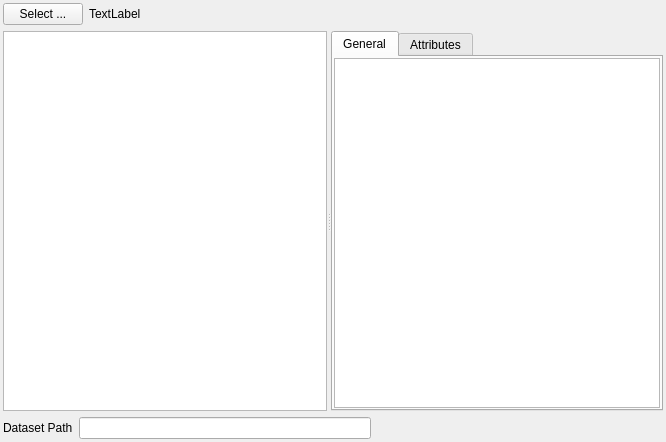
<?xml version="1.0" encoding="UTF-8"?>
<ui version="4.0">
 <class>ImportHDF5FileWidget</class>
 <widget class="QWidget" name="ImportHDF5FileWidget">
  <property name="geometry">
   <rect>
    <x>0</x>
    <y>0</y>
    <width>666</width>
    <height>442</height>
   </rect>
  </property>
  <property name="windowTitle">
   <string>Form</string>
  </property>
  <layout class="QVBoxLayout" name="verticalLayout" stretch="0,1,0">
   <property name="leftMargin">
    <number>3</number>
   </property>
   <property name="topMargin">
    <number>3</number>
   </property>
   <property name="rightMargin">
    <number>3</number>
   </property>
   <property name="bottomMargin">
    <number>3</number>
   </property>
   <item>
    <layout class="QHBoxLayout" name="horizontalLayout">
     <item>
      <widget class="QPushButton" name="selectBtn">
       <property name="text">
        <string>Select ...</string>
       </property>
      </widget>
     </item>
     <item>
      <widget class="QtSFSDropLabel" name="value">
       <property name="sizePolicy">
        <sizepolicy hsizetype="Expanding" vsizetype="Preferred">
         <horstretch>0</horstretch>
         <verstretch>0</verstretch>
        </sizepolicy>
       </property>
       <property name="mouseTracking">
        <bool>true</bool>
       </property>
       <property name="acceptDrops">
        <bool>true</bool>
       </property>
       <property name="styleSheet">
        <string notr="true"/>
       </property>
       <property name="text">
        <string>TextLabel</string>
       </property>
      </widget>
     </item>
     <item>
      <spacer name="horizontalSpacer">
       <property name="orientation">
        <enum>Qt::Horizontal</enum>
       </property>
       <property name="sizeHint" stdset="0">
        <size>
         <width>40</width>
         <height>20</height>
        </size>
       </property>
      </spacer>
     </item>
    </layout>
   </item>
   <item>
    <widget class="QtSSplitter" name="splitter">
     <property name="orientation">
      <enum>Qt::Horizontal</enum>
     </property>
     <widget class="QTreeView" name="hdfTreeView">
      <property name="minimumSize">
       <size>
        <width>0</width>
        <height>0</height>
       </size>
      </property>
      <property name="maximumSize">
       <size>
        <width>65654</width>
        <height>16777215</height>
       </size>
      </property>
      <property name="mouseTracking">
       <bool>true</bool>
      </property>
      <property name="contextMenuPolicy">
       <enum>Qt::ActionsContextMenu</enum>
      </property>
      <property name="editTriggers">
       <set>QAbstractItemView::EditKeyPressed</set>
      </property>
      <property name="alternatingRowColors">
       <bool>true</bool>
      </property>
      <property name="verticalScrollMode">
       <enum>QAbstractItemView::ScrollPerPixel</enum>
      </property>
      <property name="horizontalScrollMode">
       <enum>QAbstractItemView::ScrollPerPixel</enum>
      </property>
      <property name="uniformRowHeights">
       <bool>true</bool>
      </property>
      <property name="animated">
       <bool>false</bool>
      </property>
      <property name="headerHidden">
       <bool>true</bool>
      </property>
     </widget>
     <widget class="QTabWidget" name="tabWidget">
      <property name="currentIndex">
       <number>0</number>
      </property>
      <widget class="QWidget" name="general_tab">
       <attribute name="title">
        <string>General</string>
       </attribute>
       <layout class="QGridLayout">
        <property name="leftMargin">
         <number>1</number>
        </property>
        <property name="topMargin">
         <number>1</number>
        </property>
        <property name="rightMargin">
         <number>1</number>
        </property>
        <property name="bottomMargin">
         <number>1</number>
        </property>
        <item row="0" column="0">
         <widget class="QTableWidget" name="generalTable">
          <property name="editTriggers">
           <set>QAbstractItemView::NoEditTriggers</set>
          </property>
          <property name="alternatingRowColors">
           <bool>true</bool>
          </property>
          <property name="cornerButtonEnabled">
           <bool>false</bool>
          </property>
          <property name="columnCount">
           <number>0</number>
          </property>
         </widget>
        </item>
       </layout>
      </widget>
      <widget class="QWidget" name="attributes_tab">
       <attribute name="title">
        <string>Attributes</string>
       </attribute>
       <layout class="QGridLayout" name="_2">
        <property name="leftMargin">
         <number>0</number>
        </property>
        <property name="topMargin">
         <number>0</number>
        </property>
        <property name="rightMargin">
         <number>0</number>
        </property>
        <property name="bottomMargin">
         <number>0</number>
        </property>
        <item row="0" column="0">
         <widget class="QTableWidget" name="attributesTable">
          <property name="minimumSize">
           <size>
            <width>0</width>
            <height>100</height>
           </size>
          </property>
          <property name="alternatingRowColors">
           <bool>true</bool>
          </property>
          <property name="verticalScrollMode">
           <enum>QAbstractItemView::ScrollPerPixel</enum>
          </property>
          <property name="horizontalScrollMode">
           <enum>QAbstractItemView::ScrollPerPixel</enum>
          </property>
         </widget>
        </item>
       </layout>
      </widget>
     </widget>
    </widget>
   </item>
   <item>
    <layout class="QHBoxLayout" name="horizontalLayout_2">
     <item>
      <widget class="QLabel" name="label">
       <property name="text">
        <string>Dataset Path</string>
       </property>
      </widget>
     </item>
     <item>
      <widget class="QLineEdit" name="dsetPathLE"/>
     </item>
     <item>
      <spacer name="horizontalSpacer_2">
       <property name="orientation">
        <enum>Qt::Horizontal</enum>
       </property>
       <property name="sizeHint" stdset="0">
        <size>
         <width>40</width>
         <height>20</height>
        </size>
       </property>
      </spacer>
     </item>
    </layout>
   </item>
  </layout>
 </widget>
 <customwidgets>
  <customwidget>
   <class>QtSSplitter</class>
   <extends>QSplitter</extends>
   <header location="global">SVWidgetsLib/QtSupport/QtSSplitter.h</header>
   <container>1</container>
  </customwidget>
  <customwidget>
   <class>QtSFSDropLabel</class>
   <extends>QLabel</extends>
   <header location="global">QtSFSDropLabel.h</header>
  </customwidget>
 </customwidgets>
 <resources/>
 <connections/>
</ui>
